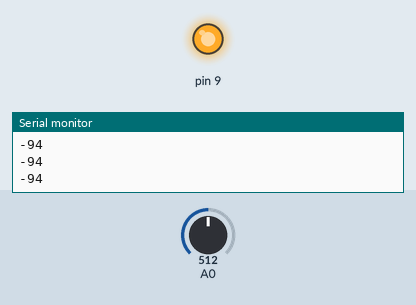
A sketch run on a simulated Arduino Uno, built with avr-gcc and run on an emulated ATmega328P. Parts: output pins drawn as LEDs (lit = HIGH), the last lines printed to the serial monitor. The inputs (shaded band) are chosen by the test bench; at power-on: A0 = 512.

Above: at 1.2 s.
1.3 s: A0 set to 900
At 1.9 s:
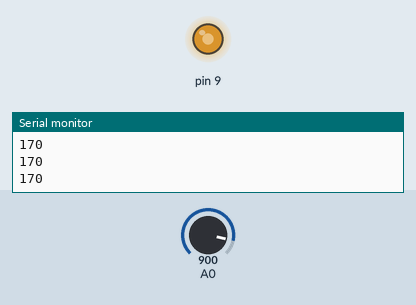
2.8 s: A0 set to 1023
At 3.2 s:
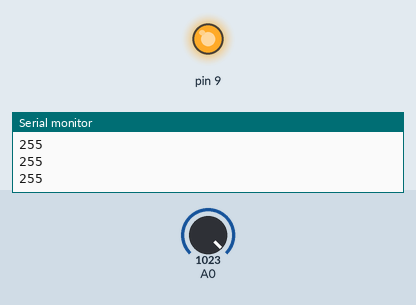
Timing chart, 0 to 5.8 s (numbered marks = the images above; inputs shaded):
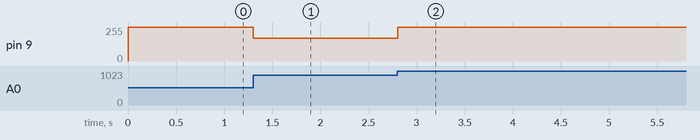

The sketch:

Mic_reader.ino
```cpp
void setup() {
  pinMode(0, INPUT);
  pinMode(9, OUTPUT);
  Serial.begin(9600);
}

int audioVal = 0;

void loop() {
  int dAudio = 0;
  int audioIn = analogRead(0);
  if(audioIn > audioVal) {
    dAudio = audioIn - audioVal;
  } else {
    dAudio = audioVal - audioIn;
  }
  int ledVal =map(audioIn, 650, 1023, 0, 255);
  analogWrite(9, ledVal);
  Serial.println(ledVal);
  audioVal = audioIn;
  delay(1);
}
```

Measured:
- after the input at 1.3 s, pin 9: 255/255 → 170/255 at once
- after the input at 2.8 s, pin 9: 170/255 → 255/255 at once
